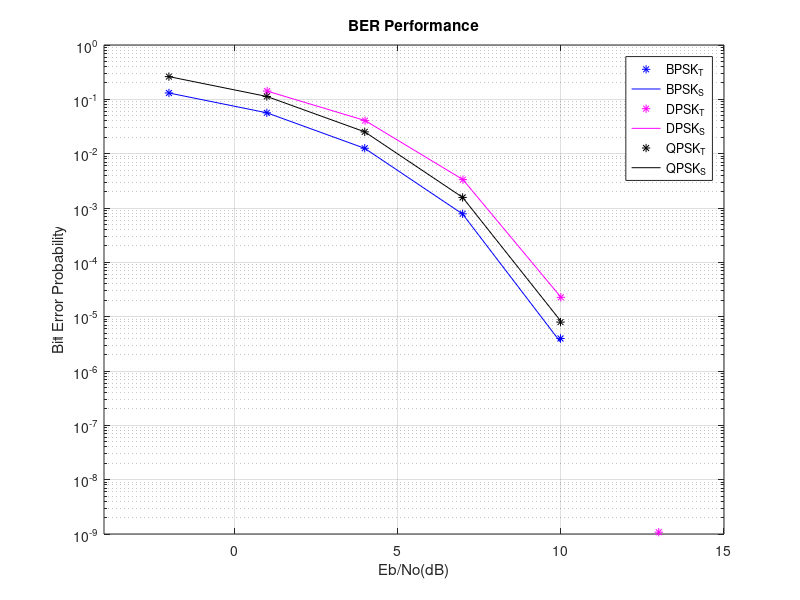

Here is the MATLAB script that generated this plot:
%Combined Plots

fileID = fopen('BER_BPSK.dat','r');
a = fread(fileID,'double');
fclose(fileID);
a = reshape(a,3,[]);
semilogy(a(1,:),a(2,:),'b*',a(1,:),a(3,:),'b-');grid on;
hold on;

fileID = fopen('BER_DPSK.dat','r');
a = fread(fileID,'double');
fclose(fileID);
a = reshape(a,3,[]);
semilogy(a(1,:),a(2,:),'m*',a(1,:),a(3,:),'m-');grid on;
hold on;

fileID = fopen('BER_QPSK.dat','r');
a = fread(fileID,'double');
fclose(fileID);
a = reshape(a,3,[]);
semilogy(a(1,:),a(2,:),'k*',a(1,:),a(3,:),'k-');grid on;

legend('BPSK_T','BPSK_S','DPSK_T','DPSK_S','QPSK_T','QPSK_S');
xlabel('Eb/No(dB)');
ylabel('Bit Error Probability');
title('BER Performance');

axis([-4 15 10^-9 1]);

